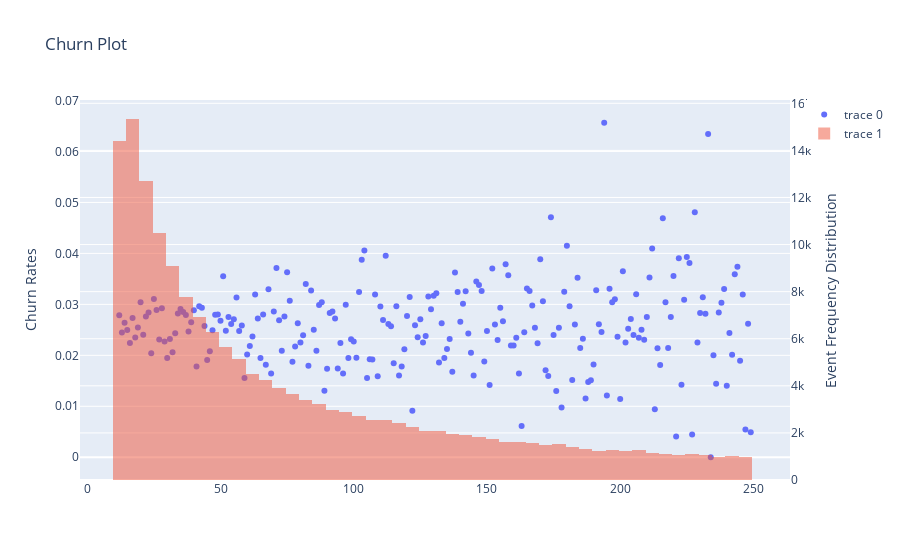

The notebook cell saved with this chart:
### Code cell
df = pd.read_csv('5g_home_web_session_duration_seconds_10_250.csv')

# Filter for a single metric
df = df.loc[df.metricname == 'session_duration_seconds']

# Filter for the appropriate typology
df = df.loc[df.primary_high_level_reason == 'all']

# Rename the main column
df.rename(columns={'value':'session_duration_seconds'}, inplace=True)

# Remove nulls
print(len(df))
df = df.loc[df.metricname.notnull()]
print(len(df))

# %% Instantiate Metadata (class object for threshold build)
session_duration_seconds_object = tbs.Threshold_Build(
    metricname = 'session_duration_seconds', 
    channel = '5g_home', 
    input_df = df.copy(deep=True)
)

# %% Analyze exisiting relationship: Plot Bivariate
# bins = [i for i in range(-7200,-9,60)]

session_duration_seconds_object.plot_churn(
    bins = [i for i in range(11,250,1)]
)

### Figure 1 — Plotly figure (JSON) as saved in the notebook; plotly's stock layout.template omitted (floating-point values rounded to 4 significant figures; data arrays with more than 128 entries replaced by an {"elided": "..."} marker saying what was removed)
{"data": [{"mode": "markers", "type": "scatter", "x": {"elided": "238 int values"}, "y": {"elided": "238 float values"}}, {"histfunc": "sum", "nbinsx": 100, "opacity": 0.5, "type": "histogram", "x": {"elided": "238 int values"}, "y": {"elided": "238 int values"}, "yaxis": "y2"}], "layout": {"title": {"text": "Churn Plot"}, "yaxis": {"title": {"text": "Churn Rates"}}, "yaxis2": {"overlaying": "y", "side": "right", "title": {"text": "Event Frequency Distribution"}}}}
